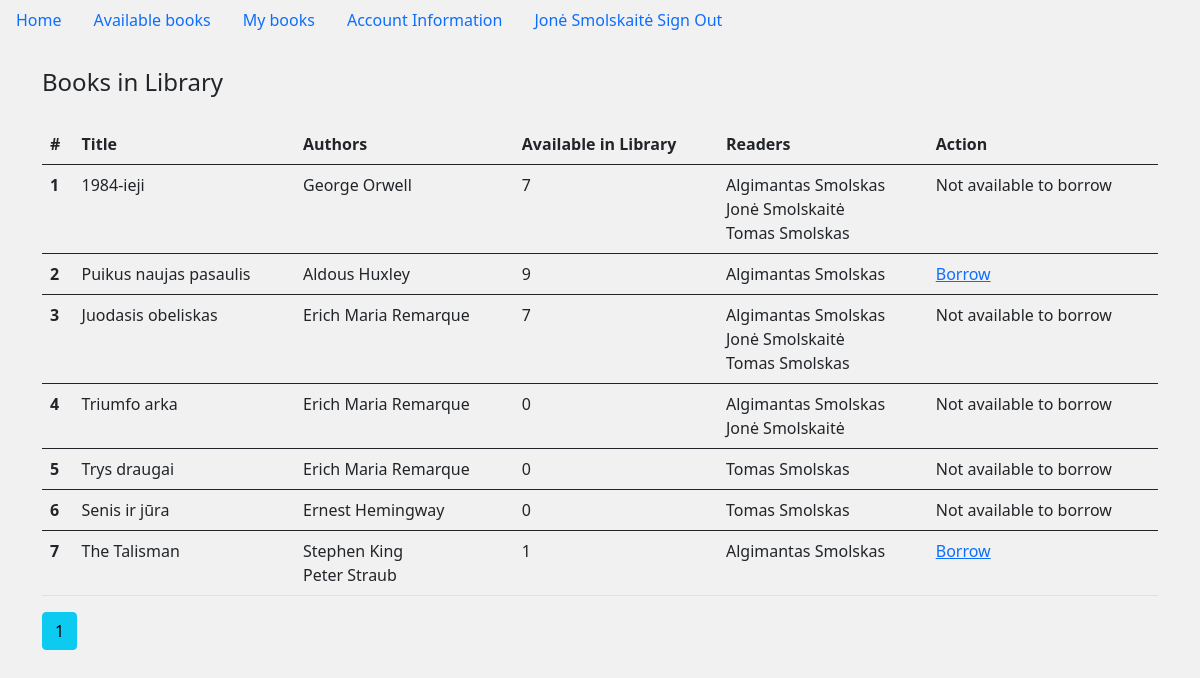
The page /available_books (signed in) on the database its author committed.
### main.py (models this page shows)
class User(db.Model, UserMixin):
    __tablename__ = 'user'
    id = db.Column(db.Integer, primary_key=True)
    first_name = db.Column(db.String(100), nullable=False)
    last_name = db.Column(db.String(100), nullable=False)
    email_address = db.Column(db.String(100), nullable=False, unique=True)
    password = db.Column(db.String(100), nullable=False)
    books = db.relationship('Book', secondary=helper_table_2, back_populates='readers')
    is_admin = db.Column(db.Boolean, nullable=False, default=False)

class Book(db.Model):
    __tablename__ = 'book'
    id = db.Column(db.Integer, primary_key=True)
    title = db.Column(db.String(300))
    authors = db.relationship('Author', secondary=helper_table, back_populates='books')
    readers = db.relationship('User', secondary=helper_table_2, back_populates='books')
    stock = db.Column(db.Integer, nullable=False, default=1)

class Author(db.Model):
    __tablename__ = 'author'
    id = db.Column(db.Integer, primary_key=True)
    first_name = db.Column(db.String(150))
    last_name = db.Column(db.String(300))
    books = db.relationship('Book', secondary=helper_table, back_populates='authors')

### main.py (the view)
@app.route('/available_books')
@login_required
def available_books():
    page = request.args.get('page', 1, type=int)
    all_books = Book.query.paginate(page=page, per_page=10)
    return render_template('available_books.html', all_books=all_books)

### main.py (called while the page is built)
@login_manager.user_loader
def load_user(user_id):
    return User.query.get(user_id)

### templates/available_books.html
{% extends "base.html" %}
{% block content %}
{% if all_books %}
<legend class="mb-4">Books in Library</legend>
<table class="table">
    <thead>
    <tr>
        <th scope="col">#</th>
        <th scope="col">Title</th>
        <th scope="col">Authors</th>
        <th scope="col">Available in Library</th>
        <th scope="col">Readers</th>
        <th scope="col">Action</th>
    </tr>
    </thead>
    {% for book in all_books.items %}
    <tbody>
    <tr class="table">
        <th scope="row">{{ book.id }}</th>
        <td>{{ book.title }}</td>
        <td>
            {% for author in book.authors %}
            {{author.first_name}} {{author.last_name}}
            <br>
            {% endfor %}
        </td>
        <td>{{ book.stock }}</td>
        <td>
            {% for reader in book.readers %}
            {{reader.first_name}} {{reader.last_name}}
            <br>
            {% endfor %}
        </td>
        {% if book.stock >0  and current_user not in book.readers %}
        <td><a href="{{ url_for('borrow_book', id=book['id']) }}">Borrow</a></td>
    {% else %}
        <td>Not available to borrow</td>
    {% endif %}
    </tr>
    {% endfor %}
    </tbody>
</table>
{% for page_num in all_books.iter_pages(left_edge=1, right_edge=1, left_current=1, right_current=2) %}
  {% if page_num %}
    {% if all_books.page == page_num %}
      <a class="btn btn-info mb-4" href="{{ url_for('my_books', page=page_num) }}">{{ page_num }}</a>
    {% else %}
      <a class="btn btn-outline-info mb-4" href="{{ url_for('my_books', page=page_num) }}">{{ page_num }}</a>
    {% endif %}
  {% else %}
    ...
  {% endif %}
{% endfor %}
{% endif %}
{% endblock %}

### templates/base.html (shortened to what this page needs)
<!doctype html>
<html lang="en">
<head>
    <link href="https://cdn.jsdelivr.net/npm/bootstrap@5.0.2/dist/css/bootstrap.min.css" rel="stylesheet"
>
</head>
<body>
<ul class="nav">
    <li class="nav-item">
        <a class="nav-link active" aria-current="page" href="{{ url_for('home') }}">Home</a>
    </li>
    {% if current_user.is_authenticated %}
    <li class="nav-item">
        <a class="nav-link" href="{{ url_for('available_books') }}">Available books</a>
    </li>
    <li class="nav-item">
        <a class="nav-link" href="{{ url_for('my_books') }}">My books</a>
    </li>
    <li class="nav-item">
        <a class="nav-link" href="{{ url_for('update_account_information') }}">Account Information</a>
    </li>
    <li class="nav-item">
        <a class="nav-link" href="{{ url_for('sign_out') }}">{{current_user.first_name}}
            {{current_user.last_name}} Sign Out</a>
    </li>
    {% endif %}
</ul>
<div class="container">
    <br>
    {% block content %}
    {% endblock %}
</div>
</body>
</html>

### templates/base.html (style rules this page uses)
body { background-color: #F2F1F1 }

### rows shown on the page
User: first_name "Jonė", last_name "Smolskaitė"
Book: id "1", title "1984-ieji", stock "7", shows "Not available to borrow"
Author: first_name "George", last_name "Orwell"
User: first_name "Algimantas", last_name "Smolskas"
User: first_name "Tomas", last_name "Smolskas"
Book: id "2", title "Puikus naujas pasaulis", stock "9"
Author: first_name "Aldous", last_name "Huxley"
Book: id "3", title "Juodasis obeliskas", stock "7", shows "Not available to borrow"
Author: first_name "Erich Maria", last_name "Remarque"
Book: id "4", title "Triumfo arka", stock "0", shows "Not available to borrow"
Book: id "5", title "Trys draugai", stock "0", shows "Not available to borrow"
Book: id "6", title "Senis ir jūra", stock "0", shows "Not available to borrow"
Author: first_name "Ernest", last_name "Hemingway"
Book: id "7", title "The Talisman", stock "1"
Author: first_name "Stephen", last_name "King"
Author: first_name "Peter", last_name "Straub"

### other values the page prints
{{ page_num }} "1"
